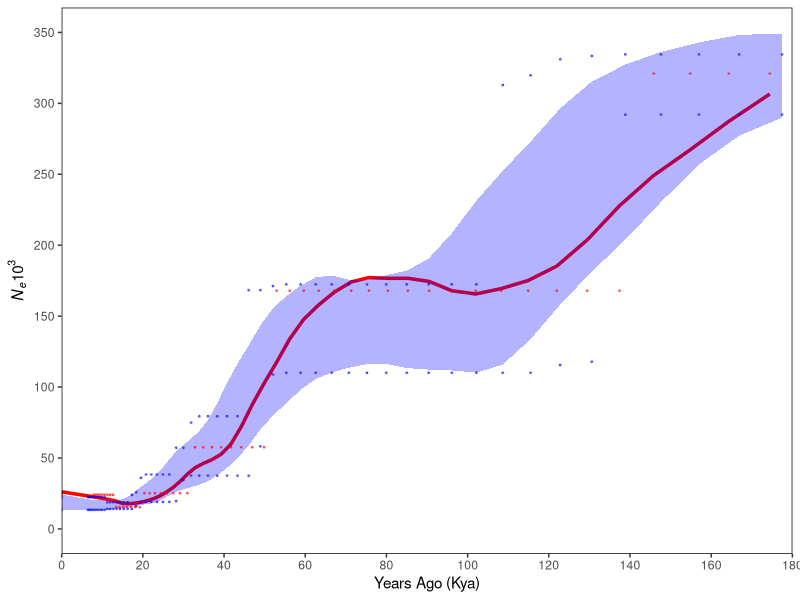

The R source for this figure:
## ---- chunk 1
knitr::opts_chunk$set(echo = TRUE)
library(ggplot2)
library(dplyr)
library(tidyr)
setwd("/Users/abc6435/Desktop/KROH/data/smc++/")

#Bootstraps
bootstrap_df <- as.data.frame(read.delim("bootstrap_results.txt", 
                           sep = '\t',
                           header = FALSE,
                           col.names = c("TimePoint", "GenAgo","Ne","rep")))

#Genome-Wide Ne Estimates
cKIWA_Ne_data <- read.csv("plot.csv")
## ---- chunk 2
#Average Generations Across Reps
gen <- reshape(bootstrap_df,
                   idvar="TimePoint",
                   v.names = "GenAgo",
                   timevar = "rep",
                   direction="wide")

gen <- gen[,c(-1,-2)]
avg_gen <- rowMeans(gen)

#Calculate 5th and 95th% across reps
ne <- reshape(bootstrap_df,
                     idvar="TimePoint",
                     v.names = "Ne",
                     timevar = "rep",
                     direction="wide")

ne <- ne[,c(-1,-2)]
quant_ne <- t(apply(ne, 1, quantile, probs = c(0.05, 0.95), na.rm = TRUE))

#Bind Dataset
bootstrap_quant <- as.data.frame(cbind(avg_gen, quant_ne))
bootstrap_quant$YearsAgo <- bootstrap_quant[,'avg_gen']*2
colnames(bootstrap_quant) <- c("avg_gen", "fifth", "ninety_fifth", "YearsAgo")
bootstrap_quant <- bootstrap_quant[,-1]

#Genome-Wide
colnames(cKIWA_Ne_data) <- c("Pop", "GenerationsAgo", "Ne", "plot_type", "plot_num")
cKIWA_Ne_data$YearsAgo <- cKIWA_Ne_data[,'GenerationsAgo']*2
cKIWA_Ne <- cKIWA_Ne_data[,c('YearsAgo', "Ne")]
## ---- chunk 3
# Compute LOESS smooth for both 'fifth' and 'ninety_fifth'
loess_fifth <- loess(fifth ~ YearsAgo, data = bootstrap_quant, span = 0.25)
loess_ninety_fifth <- loess(ninety_fifth ~ YearsAgo, data = bootstrap_quant, span = 0.25)

# Create a new data frame with the smoothed values
smooth_boots_df <- data.frame(
  YearsAgo = bootstrap_quant$YearsAgo,
  fifth_smooth = predict(loess_fifth),
  ninety_fifth_smooth = predict(loess_ninety_fifth)
)

# Compute LOESS smooth for Ne
loess_Ne <- loess(Ne ~ YearsAgo, data = cKIWA_Ne, span = 0.25)

# Create a new data frame with the smoothed values
smooth_ne_df <- data.frame(
  YearsAgo = cKIWA_Ne$YearsAgo,
  Ne_smooth = predict(loess_Ne))

## ---- chunk 4
# Plot the data
smcpp_plot <- ggplot(smooth_boots_df, aes(x = YearsAgo/1000)) +
  geom_line(data = smooth_ne_df,
              aes(x = YearsAgo/1000, y = Ne_smooth/1000), 
              color = "red", 
              size = 1.2) + 
  geom_ribbon(aes(ymin = fifth_smooth/1000, ymax = ninety_fifth_smooth/1000),
              fill = "blue", 
              alpha = 0.3) +
  scale_x_continuous(limits = c(0,180),
                     breaks = seq(0,180, by=20),
                     expand = c(0,0)) +
  scale_y_continuous(limits = c(0,350),
                     breaks = seq(0,350, by=50)) +
  geom_point(data = bootstrap_quant, 
             aes(x = YearsAgo/1000, y = fifth/1000), 
             color = "blue", alpha = 0.5, size=0.35) +
  geom_point(data = bootstrap_quant, 
             aes(x = YearsAgo/1000, y = ninety_fifth/1000), 
             color = "blue", alpha = 0.5, size=0.35) +
  geom_point(data = cKIWA_Ne, 
             aes(x = YearsAgo/1000, y = Ne/1000), 
             color = "red", alpha = 0.5, size=0.35) +
  theme(panel.background = element_blank(),
        panel.border = element_rect(fill=NA, color="black")) +
  labs(x = "Years Ago (Kya)", 
       y = expression(italic(N[e] * 10^3)))


#Save
ggsave("smcpp_plot.png", 
       plot = smcpp_plot, 
       path = "/Users/abc6435/Desktop/KROH/figures/", 
       units = "in",
       width = 4, 
       height = 4, 
       dpi = 300)

